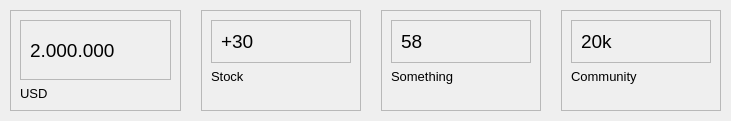
        <widget class="QWidget" name="cardsFrame" native="true">
         <layout class="QHBoxLayout" name="horizontalLayout_7">
          <property name="spacing">
           <number>20</number>
          </property>
          <property name="leftMargin">
           <number>10</number>
          </property>
          <property name="topMargin">
           <number>10</number>
          </property>
          <property name="rightMargin">
           <number>10</number>
          </property>
          <property name="bottomMargin">
           <number>10</number>
          </property>
          <item>
           <widget class="QFrame" name="card1">
            <property name="minimumSize">
             <size>
              <width>160</width>
              <height>0</height>
             </size>
            </property>
            <property name="frameShape">
             <enum>QFrame::StyledPanel</enum>
            </property>
            <property name="frameShadow">
             <enum>QFrame::Raised</enum>
            </property>
            <layout class="QVBoxLayout" name="verticalLayout_2">
             <item alignment="Qt::AlignTop">
              <widget class="QFrame" name="frame">
               <property name="frameShape">
                <enum>QFrame::StyledPanel</enum>
               </property>
               <property name="frameShadow">
                <enum>QFrame::Raised</enum>
               </property>
               <layout class="QHBoxLayout" name="horizontalLayout_8">
                <item>
                 <widget class="QLabel" name="label">
                  <property name="font">
                   <font>
                    <pointsize>14</pointsize>
                   </font>
                  </property>
                  <property name="text">
                   <string>2.000.000</string>
                  </property>
                 </widget>
                </item>
                <item>
                 <widget class="QLabel" name="label_3">
                  <property name="minimumSize">
                   <size>
                    <width>40</width>
                    <height>40</height>
                   </size>
                  </property>
                  <property name="maximumSize">
                   <size>
                    <width>40</width>
                    <height>40</height>
                   </size>
                  </property>
                  <property name="text">
                   <string/>
                  </property>
                  <property name="pixmap">
                   <pixmap resource="resources.qrc">:/blueIcons/assets/icons/blue/shopping-cart.svg</pixmap>
                  </property>
                  <property name="scaledContents">
                   <bool>false</bool>
                  </property>
                 </widget>
                </item>
               </layout>
              </widget>
             </item>
             <item alignment="Qt::AlignTop">
              <widget class="QLabel" name="label_4">
               <property name="font">
                <font>
                 <pointsize>10</pointsize>
                </font>
               </property>
               <property name="text">
                <string>USD</string>
               </property>
              </widget>
             </item>
            </layout>
           </widget>
          </item>
          <item>
           <widget class="QFrame" name="card2">
            <property name="minimumSize">
             <size>
              <width>160</width>
              <height>0</height>
             </size>
            </property>
            <property name="frameShape">
             <enum>QFrame::StyledPanel</enum>
            </property>
            <property name="frameShadow">
             <enum>QFrame::Raised</enum>
            </property>
            <layout class="QVBoxLayout" name="verticalLayout_3">
             <item>
              <widget class="QFrame" name="frame_2">
               <property name="frameShape">
                <enum>QFrame::StyledPanel</enum>
               </property>
               <property name="frameShadow">
                <enum>QFrame::Raised</enum>
               </property>
               <layout class="QHBoxLayout" name="horizontalLayout_9">
                <item>
                 <widget class="QLabel" name="label_5">
                  <property name="font">
                   <font>
                    <pointsize>14</pointsize>
                   </font>
                  </property>
                  <property name="text">
                   <string>+30</string>
                  </property>
                 </widget>
                </item>
                <item>
                 <widget class="QLabel" name="label_6">
                  <property name="minimumSize">
                   <size>
                    <width>0</width>
                    <height>0</height>
                   </size>
                  </property>
                  <property name="maximumSize">
                   <size>
                    <width>40</width>
                    <height>40</height>
                   </size>
                  </property>
                  <property name="text">
                   <string/>
                  </property>
                  <property name="pixmap">
                   <pixmap resource="resources.qrc">:/blueIcons/assets/icons/blue/credit-card.svg</pixmap>
                  </property>
                  <property name="scaledContents">
                   <bool>false</bool>
                  </property>
                 </widget>
                </item>
               </layout>
              </widget>
             </item>
             <item alignment="Qt::AlignTop">
              <widget class="QLabel" name="label_7">
               <property name="font">
                <font>
                 <pointsize>10</pointsize>
                </font>
               </property>
               <property name="text">
                <string>Stock</string>
               </property>
              </widget>
             </item>
            </layout>
           </widget>
          </item>
          <item>
           <widget class="QFrame" name="card3">
            <property name="minimumSize">
             <size>
              <width>160</width>
              <height>0</height>
             </size>
            </property>
            <property name="frameShape">
             <enum>QFrame::StyledPanel</enum>
            </property>
            <property name="frameShadow">
             <enum>QFrame::Raised</enum>
            </property>
            <layout class="QVBoxLayout" name="verticalLayout_4">
             <item>
              <widget class="QFrame" name="frame_3">
               <property name="frameShape">
                <enum>QFrame::StyledPanel</enum>
               </property>
               <property name="frameShadow">
                <enum>QFrame::Raised</enum>
               </property>
               <layout class="QHBoxLayout" name="horizontalLayout_10">
                <item>
                 <widget class="QLabel" name="label_8">
                  <property name="font">
                   <font>
                    <pointsize>14</pointsize>
                   </font>
                  </property>
                  <property name="text">
                   <string>58</string>
                  </property>
                 </widget>
                </item>
                <item>
                 <widget class="QLabel" name="label_9">
                  <property name="minimumSize">
                   <size>
                    <width>0</width>
                    <height>0</height>
                   </size>
                  </property>
                  <property name="maximumSize">
                   <size>
                    <width>40</width>
                    <height>40</height>
                   </size>
                  </property>
                  <property name="text">
                   <string/>
                  </property>
                  <property name="pixmap">
                   <pixmap resource="resources.qrc">:/blueIcons/assets/icons/blue/align-right.svg</pixmap>
                  </property>
                  <property name="scaledContents">
                   <bool>false</bool>
                  </property>
                 </widget>
                </item>
               </layout>
              </widget>
             </item>
             <item alignment="Qt::AlignTop">
              <widget class="QLabel" name="label_10">
               <property name="font">
                <font>
                 <pointsize>10</pointsize>
                </font>
               </property>
               <property name="text">
                <string>Something</string>
               </property>
              </widget>
             </item>
            </layout>
           </widget>
          </item>
          <item>
           <widget class="QFrame" name="card4">
            <property name="minimumSize">
             <size>
              <width>160</width>
              <height>0</height>
             </size>
            </property>
            <property name="frameShape">
             <enum>QFrame::StyledPanel</enum>
            </property>
            <property name="frameShadow">
             <enum>QFrame::Raised</enum>
            </property>
            <layout class="QVBoxLayout" name="verticalLayout_5">
             <item>
              <widget class="QFrame" name="frame_4">
               <property name="frameShape">
                <enum>QFrame::StyledPanel</enum>
               </property>
               <property name="frameShadow">
                <enum>QFrame::Raised</enum>
               </property>
               <layout class="QHBoxLayout" name="horizontalLayout_11">
                <item>
                 <widget class="QLabel" name="label_11">
                  <property name="font">
                   <font>
                    <pointsize>14</pointsize>
                   </font>
                  </property>
                  <property name="text">
                   <string>20k</string>
                  </property>
                 </widget>
                </item>
                <item>
                 <widget class="QLabel" name="label_12">
                  <property name="minimumSize">
                   <size>
                    <width>0</width>
                    <height>0</height>
                   </size>
                  </property>
                  <property name="maximumSize">
                   <size>
                    <width>40</width>
                    <height>40</height>
                   </size>
                  </property>
                  <property name="text">
                   <string/>
                  </property>
                  <property name="pixmap">
                   <pixmap resource="resources.qrc">:/blueIcons/assets/icons/blue/users.svg</pixmap>
                  </property>
                  <property name="scaledContents">
                   <bool>false</bool>
                  </property>
                 </widget>
                </item>
               </layout>
              </widget>
             </item>
             <item alignment="Qt::AlignTop">
              <widget class="QLabel" name="label_13">
               <property name="font">
                <font>
                 <pointsize>10</pointsize>
                </font>
               </property>
               <property name="text">
                <string>Community</string>
               </property>
              </widget>
             </item>
            </layout>
           </widget>
          </item>
         </layout>
        </widget>
